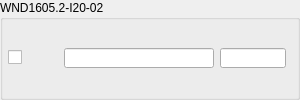
             <widget class="QGroupBox" name="groupBox_id_window_5">
              <property name="maximumSize">
               <size>
                <width>300</width>
                <height>16777215</height>
               </size>
              </property>
              <property name="title">
               <string>WND1605.2-I20-02</string>
              </property>
              <layout class="QHBoxLayout" name="horizontalLayout_41">
               <property name="leftMargin">
                <number>5</number>
               </property>
               <property name="topMargin">
                <number>0</number>
               </property>
               <property name="bottomMargin">
                <number>0</number>
               </property>
               <item>
                <layout class="QHBoxLayout" name="horizontalLayout_37">
                 <item>
                  <layout class="QGridLayout" name="gridLayout_id_7">
                   <item row="0" column="0">
                    <widget class="QCheckBox" name="checkBox_id_w5">
                     <property name="minimumSize">
                      <size>
                       <width>50</width>
                       <height>0</height>
                      </size>
                     </property>
                     <property name="maximumSize">
                      <size>
                       <width>50</width>
                       <height>16777215</height>
                      </size>
                     </property>
                     <property name="text">
                      <string/>
                     </property>
                    </widget>
                   </item>
                   <item row="0" column="1">
                    <widget class="QLineEdit" name="lineEdit_id_mat_w5">
                     <property name="minimumSize">
                      <size>
                       <width>150</width>
                       <height>0</height>
                      </size>
                     </property>
                     <property name="maximumSize">
                      <size>
                       <width>150</width>
                       <height>20</height>
                      </size>
                     </property>
                    </widget>
                   </item>
                   <item row="0" column="2">
                    <widget class="QLineEdit" name="lineEdit_id_thk_w5">
                     <property name="maximumSize">
                      <size>
                       <width>16777215</width>
                       <height>20</height>
                      </size>
                     </property>
                    </widget>
                   </item>
                  </layout>
                 </item>
                </layout>
               </item>
              </layout>
             </widget>
